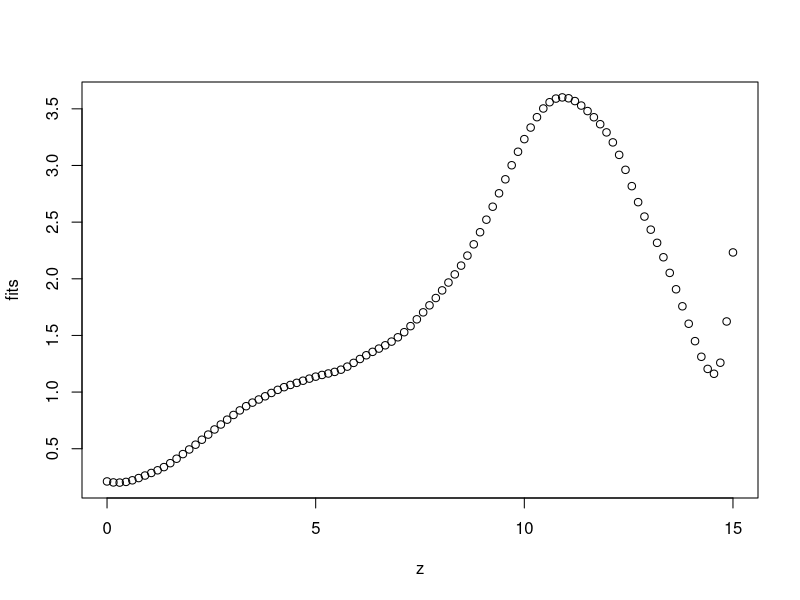

Recreate this plot in R.
llr = function(x, y, z, omega) {
  fits = sapply(z, compute_f_hat, x, y, omega)
  return(fits)
}

compute_f_hat = function(z, x, y, omega) {
  Wz = make_weight_matrix(z, x, omega)
  X = make_predictor_matrix(x)
  f_hat = c(1, z) %*% solve(t(X) %*% Wz %*% X) %*% t(X) %*% Wz %*% y
  return(f_hat)
}


make_predictor_matrix = function(x){
  X = matrix(1 ,nrow = length(x), ncol = 2)
  X[,2] <- x
  return(X)
}

make_weight_matrix = function(z, x, omega){
  j = 1
  W <- rep(0, length(x))
  r = abs(x - z)/omega
  for (i in r){
    if (abs(i) < 1) {
      W[j] = (1 - abs(i^3))^3
    } 
    j = j+1
  }
  Wz = diag(W)
  return(Wz)
}


library(reshape2)
data(french_fries)
french_fries = french_fries[complete.cases(french_fries),]

z = seq(0, 15, length.out = 100)
fits = llr(z = z, x = french_fries$potato, y = french_fries$buttery, omega = 2)
plot(z, fits)